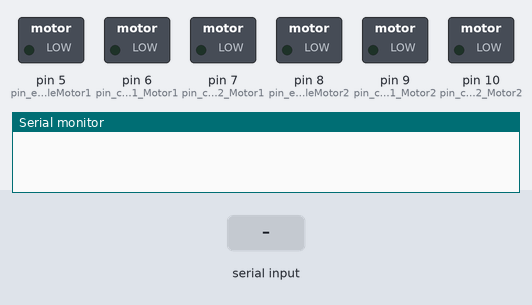
This sketch was run on a simulated Arduino Uno, built with avr-gcc and run on an emulated ATmega328P. Shown: switched loads named in the sketch (green lamp = pin HIGH), the last lines printed to the serial monitor. Inputs (shaded band) come from the test bench.

Above: at 1.2 s.
1.3 s: "8" received over Serial
At 3.2 s:
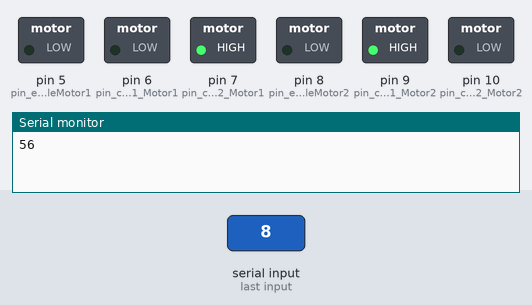
3.8 s: "2" received over Serial
At 5.1 s:
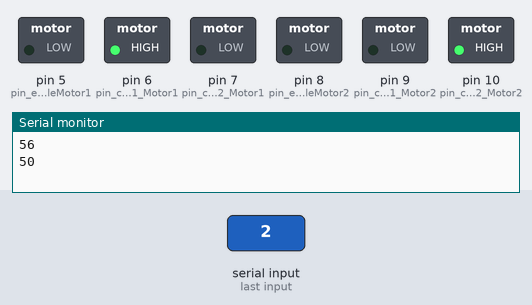
6.3 s: "4" received over Serial
At 7.5 s:
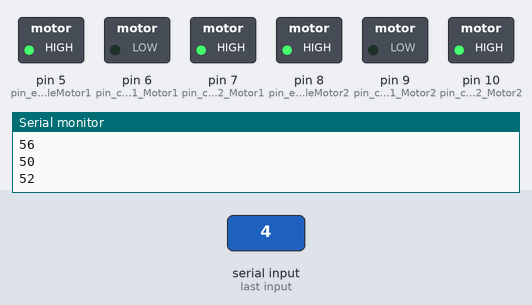
7.8 s: "6" received over Serial
At 11.7 s:
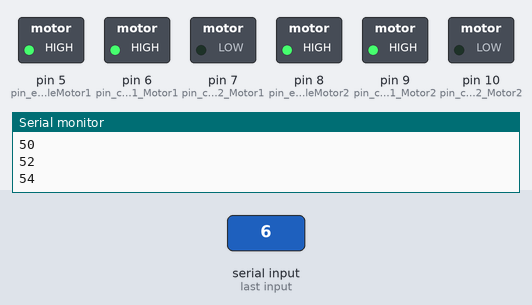
Timing chart, 0 to 15.8 s (numbered marks = the images above; inputs shaded):
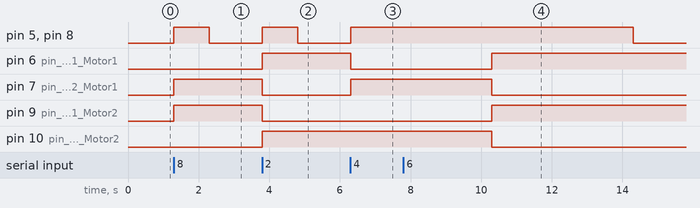

Measured:
- after the input at 1.3 s, pin 5 (pin_enableMotor1), pin 8 (pin_enableMotor2): LOW → HIGH at once, → LOW 1.0 s later; pin 7 (pin_control2_Motor1), pin 9 (pin_control1_Motor2): LOW → HIGH at once
- after the input at 3.8 s, pin 5 (pin_enableMotor1), pin 8 (pin_enableMotor2): LOW → HIGH at once, → LOW 1.0 s later; pin 6 (pin_control1_Motor1), pin 10 (pin_control2_Motor2): LOW → HIGH at once; pin 7 (pin_control2_Motor1), pin 9 (pin_control1_Motor2): HIGH → LOW at once
- after the input at 6.3 s, pin 5 (pin_enableMotor1), pin 7 (pin_control2_Motor1), pin 8 (pin_enableMotor2): LOW → HIGH at once; pin 6 (pin_control1_Motor1): HIGH → LOW at once
- after the input at 7.8 s, pin 5 (pin_enableMotor1), pin 8 (pin_enableMotor2): HIGH → LOW after 6.5 s instead of 2.5 s; pin 6 (pin_control1_Motor1), pin 9 (pin_control1_Motor2): LOW → HIGH after 2.5 s; pin 7 (pin_control2_Motor1), pin 10 (pin_control2_Motor2): HIGH → LOW after 2.5 s

The sketch:

Robot_remoto.ino
```cpp
int pin_enableMotor1=5; //Enable para el motor 1
int pin_control1_Motor1=6; //Pin de control para el motor 1
int pin_control2_Motor1=7; //Pin de control para el motor
int pin_enableMotor2=8;
int pin_control1_Motor2=9;
int pin_control2_Motor2=10;
int l=LOW, h=HIGH, r, dir;


void avanzar(){
  digitalWrite(pin_enableMotor1,h);
  digitalWrite(pin_control1_Motor1, l);
  digitalWrite(pin_control2_Motor1, h);
  digitalWrite(pin_enableMotor2,h);
  digitalWrite(pin_control1_Motor2, h);
  digitalWrite(pin_control2_Motor2, l);
}

void reversa(){
  digitalWrite(pin_enableMotor1,h);
  digitalWrite(pin_control1_Motor1, h);
  digitalWrite(pin_control2_Motor1, l);
  digitalWrite(pin_enableMotor2,h);
  digitalWrite(pin_control1_Motor2, l);
  digitalWrite(pin_control2_Motor2, h);
}

void detener(){
  digitalWrite(pin_enableMotor1,l);
  digitalWrite(pin_enableMotor2,l);
}

void turnr(){
  digitalWrite(pin_enableMotor1,h);
  digitalWrite(pin_control1_Motor1, l);
  digitalWrite(pin_control2_Motor1, h);
  digitalWrite(pin_enableMotor2,h);
  digitalWrite(pin_control1_Motor2, l);
  digitalWrite(pin_control2_Motor2, h);
}

void turnl(){
  digitalWrite(pin_enableMotor1,h);
  digitalWrite(pin_control1_Motor1, h);
  digitalWrite(pin_control2_Motor1, l);
  digitalWrite(pin_enableMotor2,h);
  digitalWrite(pin_control1_Motor2, h);
  digitalWrite(pin_control2_Motor2, l);
}

void setup() {
 Serial.begin(9600);
 pinMode(pin_enableMotor1, OUTPUT);
 pinMode(pin_control1_Motor1, OUTPUT);
 pinMode(pin_control2_Motor1, OUTPUT);
 pinMode(pin_enableMotor2, OUTPUT);
 pinMode(pin_control1_Motor2, OUTPUT);
 pinMode(pin_control2_Motor2, OUTPUT);

}

void loop() {
  if(Serial.available()>0){
    dir = Serial.read();
    Serial.println(dir);
    switch(dir){
      case '8':
        avanzar();delay(1000);break;
      case '2':
        reversa();delay(1000);break;
      case '4':
        turnr();delay(4000);break;
      case '6':
        turnl();delay(4000);break;}
  detener();
  }

}
```
